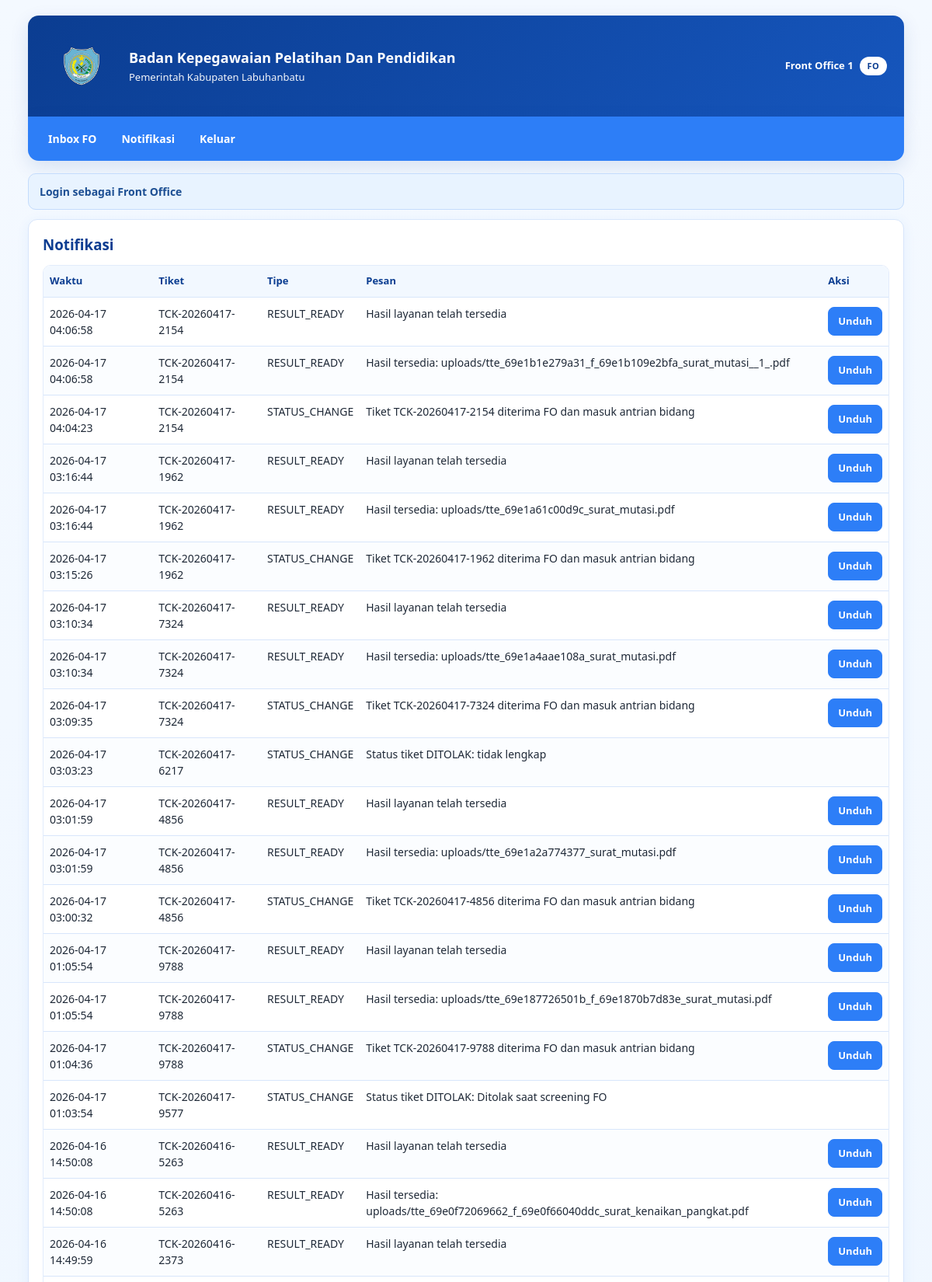
Page /public/index.php?r=notifs (signed in, upper part) on the committed database.
### tables this page shows
CREATE TABLE `notifications` (
  `id` bigint(20) UNSIGNED NOT NULL,
  `recipient_user_id` int(10) UNSIGNED DEFAULT NULL,
  `recipient_applicant_id` bigint(20) UNSIGNED DEFAULT NULL,
  `type` varchar(64) NOT NULL,
  `ref_ticket_id` bigint(20) UNSIGNED DEFAULT NULL,
  `message` varchar(400) NOT NULL,
  `created_at` timestamp NOT NULL DEFAULT current_timestamp(),
  `read_at` datetime DEFAULT NULL
);

CREATE TABLE `tickets` (
  `id` bigint(20) UNSIGNED NOT NULL,
  `code` varchar(32) NOT NULL,
  `service_id` int(10) UNSIGNED NOT NULL,
  `applicant_id` bigint(20) UNSIGNED NOT NULL,
  `current_bidang_id` int(10) UNSIGNED DEFAULT NULL,
  `status` varchar(32) NOT NULL,
  `priority` varchar(16) NOT NULL DEFAULT 'NORMAL',
  `sla_due_at` datetime DEFAULT NULL,
  `created_at` datetime NOT NULL DEFAULT current_timestamp() ON UPDATE current_timestamp(),
  `updated_at` timestamp NOT NULL DEFAULT current_timestamp() ON UPDATE current_timestamp(),
  `file_tte` varchar(255) DEFAULT NULL,
  `tujuan_petugas` enum('mutasi','kenaikan_pangkat') DEFAULT NULL
);

### app/helpers.php (called while the page is built, shortened)
<?php
function h($s){ return htmlspecialchars($s ?? '', ENT_QUOTES, 'UTF-8'); }
function render(string $view, array $data=[]){ extract($data); include __DIR__.'/views/layouts/header.php'; include __DIR__.'/views/components/flash.php'; include __DIR__.'/views/pages/'.$view.'.php'; include __DIR__.'/views/layouts/footer.php'; }

### app/controllers/main.php (called while the page is built, shortened)
<?php
function notifs_ctrl(PDO $pdo){ require_login(); $rows=$pdo->query("SELECT n.created_at,t.code AS ticket,n.type,n.message,d.tte_signed_path AS path FROM notifications n LEFT JOIN tickets t ON t.id=n.ref_ticket_id LEFT JOIN documents_out d ON d.ticket_id=n.ref_ticket_id ORDER BY n.created_at DESC LIMIT 50")->fetchAll(); render('notifs',['rows'=>$rows]); }

### app/bootstrap.php (called while the page is built, shortened)
<?php
function base_url(): string {
  $scheme = (!empty($_SERVER['HTTPS']) && $_SERVER['HTTPS']!=='off') ? 'https' : 'http';
  $host   = $_SERVER['HTTP_HOST'] ?? 'localhost';
  $path   = rtrim(dirname($_SERVER['SCRIPT_NAME'] ?? '/'), '/');
  return $scheme.'://'.$host.$path;
}

### app/views/pages/notifs.php (the view)
<section class="card"><h3>Notifikasi</h3><div class="tablewrap"><table><thead><tr><th>Waktu</th><th>Tiket</th><th>Tipe</th><th>Pesan</th><th>Aksi</th></tr></thead><tbody><?php foreach($rows as $row): $aksi=''; if(!empty($row['path'])){ $aksi='<a class="btn primary" target="_blank" href="'.h(base_url().'/'.$row['path']).'">Unduh</a>'; } ?><tr><td><?=h($row['created_at'])?></td><td><?=h($row['ticket'])?></td><td><?=h($row['type'])?></td><td><?=h($row['message'])?></td><td><?=$aksi?></td></tr><?php endforeach; ?></tbody></table></div></section>

### public/assets/css/style.css (style rules this page uses)
:root { --blue-dark:#0b3d91; --blue:#2d7ef7; --blue-light:#eaf3ff; --white:#ffffff; --text:#1f2937; --text-soft:#334155; --muted:#64748b; --border:#d8e6fb; --danger:#d94d5c; --danger-soft:#fff1f3; --shadow:0 8px 24px rgba(11,61,145,.12); }
* { box-sizing:border-box; }
html,body { margin:0; padding:0; }
body { font-family:Segoe UI, Arial, sans-serif; color:var(--text); background:linear-gradient(180deg,#f4f9ff 0%,#ecf5ff 100%); line-height:1.5; }
.card { background:var(--white); border:1px solid var(--border); border-radius:12px; padding:18px; margin-bottom:14px; box-shadow:0 3px 16px rgba(45,126,247,.08); color:var(--text); }
h1,h2,h3,h4,h5,h6 { margin:0 0 12px; color:var(--blue-dark); }
.btn { display:inline-block; border:1px solid #b8d4fb; background:var(--blue-light); color:var(--blue-dark); text-decoration:none; font-weight:700; font-size:13px; border-radius:8px; padding:8px 12px; margin:2px 0; cursor:pointer; transition:all .18s ease; }
.btn.primary { border-color:var(--blue); background:var(--blue); color:var(--white); }
.tablewrap { width:100%; overflow:auto; border:1px solid #e2ecfb; border-radius:10px; }
table { width:100%; border-collapse:collapse; font-size:14px; background:#ffffff; }
th, td { border-bottom:1px solid var(--border); padding:10px 8px; text-align:left; vertical-align:top; color:var(--text); }
th { background:#f2f8ff; color:var(--blue-dark); font-size:13px; font-weight:700; white-space:nowrap; }
td { background:#ffffff; }
tbody tr:nth-child(even) td { background:#fbfdff; }
a { color:var(--blue-dark); }

### rows in the picture
notifications: created_at "2026-04-17 04:06:58", ref_ticket.code "TCK-20260417-2154", type "RESULT_READY", message "Hasil layanan telah tersedia"
notifications: created_at "2026-04-17 04:06:58", ref_ticket.code "TCK-20260417-2154", type "RESULT_READY", message "Hasil tersedia: uploads/tte_69e1b1e279a31_f_69e1b109e2bfa_surat_mutasi__1_.pdf"
notifications: created_at "2026-04-17 04:04:23", ref_ticket.code "TCK-20260417-2154", type "STATUS_CHANGE", message "Tiket TCK-20260417-2154 diterima FO dan masuk antrian bidang"
notifications: created_at "2026-04-17 03:16:44", ref_ticket.code "TCK-20260417-1962", type "RESULT_READY", message "Hasil layanan telah tersedia"
notifications: created_at "2026-04-17 03:16:44", ref_ticket.code "TCK-20260417-1962", type "RESULT_READY", message "Hasil tersedia: uploads/tte_69e1a61c00d9c_surat_mutasi.pdf"
notifications: created_at "2026-04-17 03:15:26", ref_ticket.code "TCK-20260417-1962", type "STATUS_CHANGE", message "Tiket TCK-20260417-1962 diterima FO dan masuk antrian bidang"
notifications: created_at "2026-04-17 03:10:34", ref_ticket.code "TCK-20260417-7324", type "RESULT_READY", message "Hasil layanan telah tersedia"
notifications: created_at "2026-04-17 03:10:34", ref_ticket.code "TCK-20260417-7324", type "RESULT_READY", message "Hasil tersedia: uploads/tte_69e1a4aae108a_surat_mutasi.pdf"
notifications: created_at "2026-04-17 03:09:35", ref_ticket.code "TCK-20260417-7324", type "STATUS_CHANGE", message "Tiket TCK-20260417-7324 diterima FO dan masuk antrian bidang"
notifications: created_at "2026-04-17 03:03:23", ref_ticket.code "TCK-20260417-6217", type "STATUS_CHANGE", message "Status tiket DITOLAK: tidak lengkap"
notifications: created_at "2026-04-17 03:01:59", ref_ticket.code "TCK-20260417-4856", type "RESULT_READY", message "Hasil layanan telah tersedia"
notifications: created_at "2026-04-17 03:01:59", ref_ticket.code "TCK-20260417-4856", type "RESULT_READY", message "Hasil tersedia: uploads/tte_69e1a2a774377_surat_mutasi.pdf"
notifications: created_at "2026-04-17 03:00:32", ref_ticket.code "TCK-20260417-4856", type "STATUS_CHANGE", message "Tiket TCK-20260417-4856 diterima FO dan masuk antrian bidang"
notifications: created_at "2026-04-17 01:05:54", ref_ticket.code "TCK-20260417-9788", type "RESULT_READY", message "Hasil layanan telah tersedia"
notifications: created_at "2026-04-17 01:05:54", ref_ticket.code "TCK-20260417-9788", type "RESULT_READY", message "Hasil tersedia: uploads/tte_69e187726501b_f_69e1870b7d83e_surat_mutasi.pdf"
notifications: created_at "2026-04-17 01:04:36", ref_ticket.code "TCK-20260417-9788", type "STATUS_CHANGE", message "Tiket TCK-20260417-9788 diterima FO dan masuk antrian bidang"
notifications: created_at "2026-04-17 01:03:54", ref_ticket.code "TCK-20260417-9577", type "STATUS_CHANGE", message "Status tiket DITOLAK: Ditolak saat screening FO"
notifications: created_at "2026-04-16 14:50:08", ref_ticket.code "TCK-20260416-5263", type "RESULT_READY", message "Hasil layanan telah tersedia"
notifications: created_at "2026-04-16 14:50:08", ref_ticket.code "TCK-20260416-5263", type "RESULT_READY", message "Hasil tersedia: uploads/tte_69e0f72069662_f_69e0f66040ddc_surat_kenaikan_pangkat.pdf"
notifications: created_at "2026-04-16 14:49:59", ref_ticket.code "TCK-20260416-2373", type "RESULT_READY", message "Hasil layanan telah tersedia"

### other values in the picture
user()['name'] "Front Office 1"
role_code() "FO"
$m "Login sebagai Front Office"
